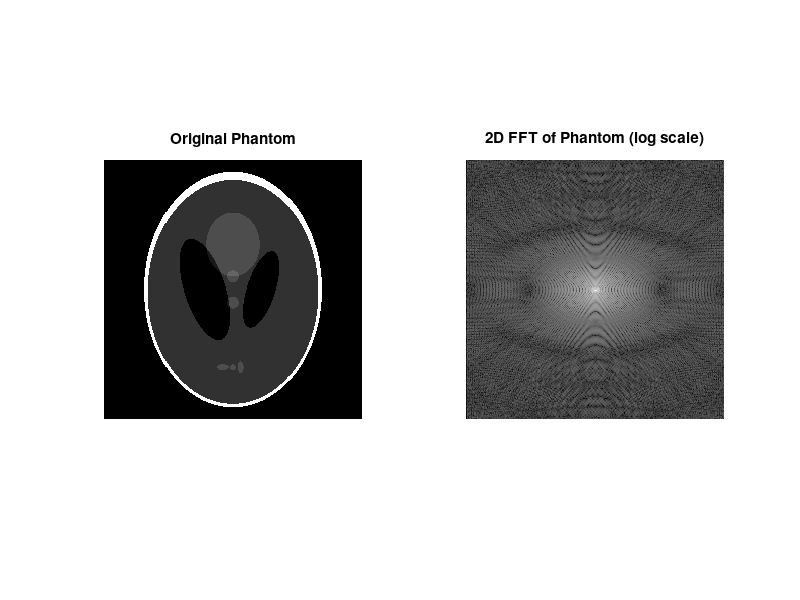
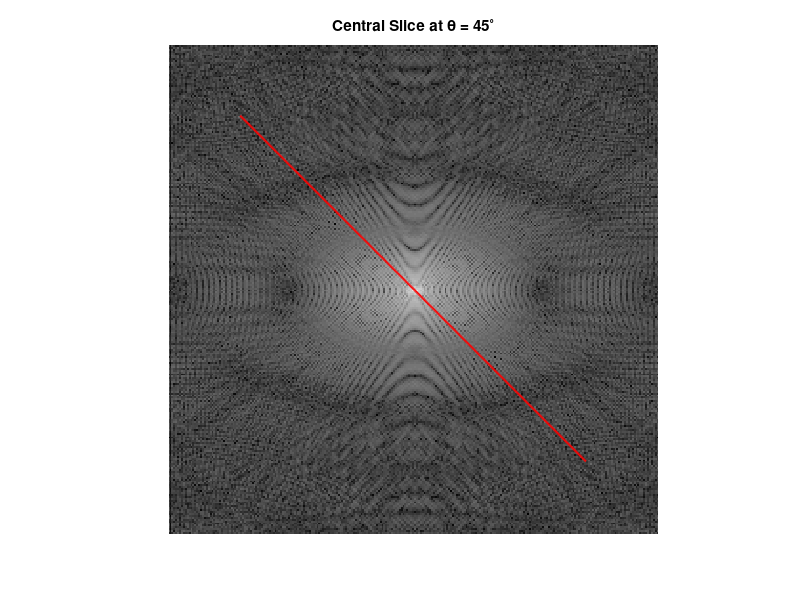
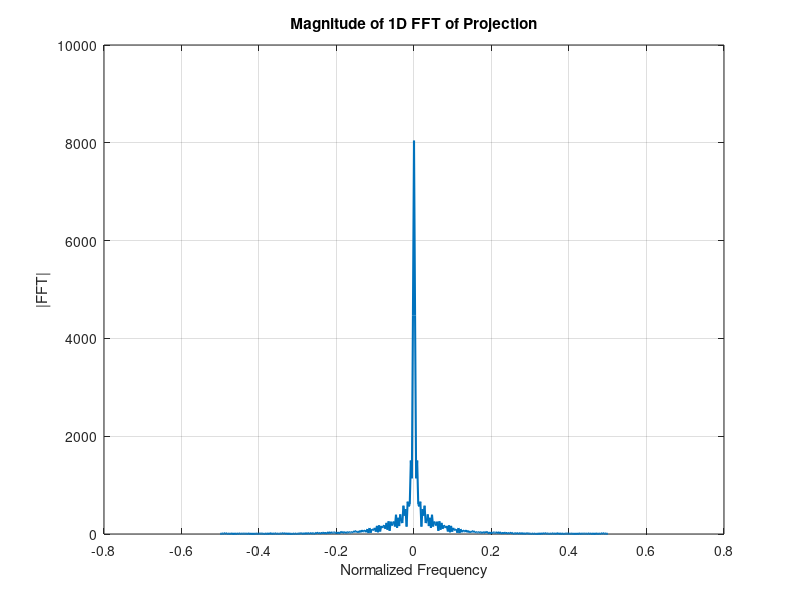
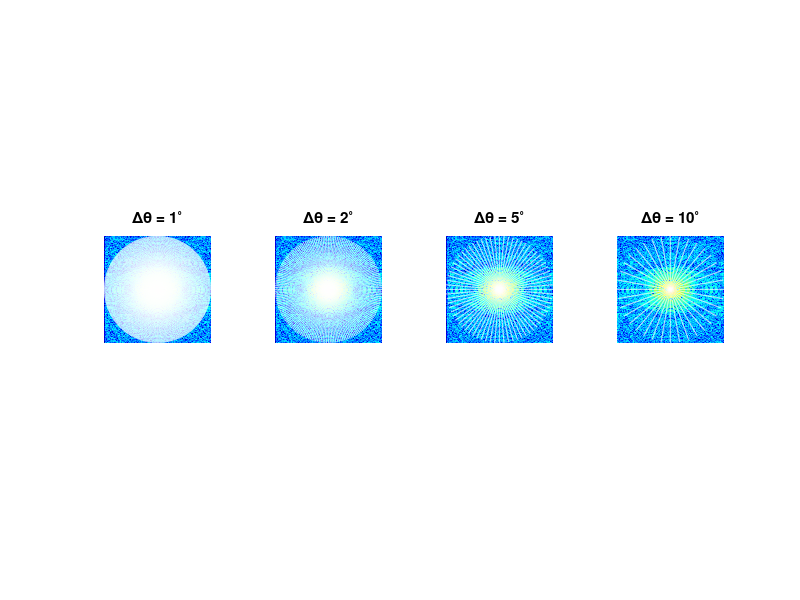

Here is the MATLAB script that generated these plots, in order: (Note: this script raises an error after producing the figures.)
%% part3_analysis.m
% Updated Part 3: Spatial/Frequency Domain Analysis
% ------------------------------------------------
% Demonstrates:
%  1) Central Slice Theorem
%  2) Fourier coverage diagrams for multiple angular sampling sets
%  3) Aliasing artifact progression (optional sections)

clear; clc; close all;

%% 1. Generate a phantom and its 2D Fourier transform
N = 256; % Phantom/image size
phantomImg = phantom(N);

% 2D Fourier transform of the phantom
F2_phantom = fftshift(fft2(phantomImg));

% Frequency axes for visualization
freqAxis = linspace(-0.5, 0.5, N);
[Xf, Yf] = meshgrid(freqAxis, freqAxis);

% Plot original phantom and its 2D Fourier magnitude
figure('Name','Phantom and 2D Fourier Magnitude');
subplot(1,2,1);
imshow(phantomImg, []);
title('Original Phantom');
subplot(1,2,2);
imshow(log(abs(F2_phantom)+1), []);
title('2D FFT of Phantom (log scale)');
drawnow;


%% 2. Central Slice Theorem Demonstration
theta0 = 45; % pick one angle
[sinogramSingle, xp] = radon(phantomImg, theta0);

% The sinogram has just one column if we pass a single angle
projection = sinogramSingle(:,1);
nDet = length(projection);

% 1D FFT of that projection
projFFT = fftshift(fft(projection));
freqProj = linspace(-0.5, 0.5, nDet);

% Plot the radial slice in the 2D FFT domain
figure('Name','Central Slice Theorem');
imshow(log(abs(F2_phantom)+1), []);
title(sprintf('Central Slice at \\theta = %d^{\\circ}', theta0));
hold on;

% Draw a line corresponding to the radial slice
r = linspace(-0.5, 0.5, nDet);  % radial freq axis
xf_line = r * cosd(theta0);
yf_line = r * sind(theta0);

% Convert freq to pixel coords
xf_px = (xf_line + 0.5) * N; 
yf_px = (yf_line + 0.5) * N;
plot(xf_px, yf_px, 'r', 'LineWidth',1.5);

figure('Name','1D FFT of Projection');
plot(freqProj, abs(projFFT), 'LineWidth',1.5);
title('Magnitude of 1D FFT of Projection');
xlabel('Normalized Frequency'); ylabel('|FFT|');
grid on;
drawnow;


%% 3. Fourier Coverage for Different Angular Sampling
% We expand anglesSet to include multiple increments, e.g. 1°, 2°, 5°, 10°.
anglesSet = {
    0:1:179,  ...
    0:2:179,  ...
    0:5:179,  ...
    0:10:179
};

figure('Name','Fourier Coverage for Multiple Theta Samplings');
colormap('jet');

numPlots = length(anglesSet);
for i = 1:numPlots
    angles = anglesSet{i};
    % Generate sinogram for each set of angles
    sino = radon(phantomImg, angles);
    [numDet, numAng] = size(sino);
    
    % Plot log(2D FFT) in the background
    subplot(1, numPlots, i);
    imagesc(log(abs(F2_phantom)+1)); axis image;
    hold on; title(sprintf('\\Delta\\theta = %d^{\\circ}', angles(2)-angles(1)));
    
    % Plot coverage lines for each angle
    for k = 1:numAng
        theta_k = angles(k);
        freq_s  = linspace(-0.5, 0.5, numDet);
        xf = freq_s .* cosd(theta_k);
        yf = freq_s .* sind(theta_k);
        
        % Convert freq coords to pixel coords
        xf_px = (xf + 0.5) * N;
        yf_px = (yf + 0.5) * N;
        plot(xf_px, yf_px, 'w');  % white lines over log-FFT
    end
    
    axis off;
end
sgtitle('Comparison of Fourier Coverage for Different Theta Increments');
drawnow;

%% Aliasing Artifact Progression with Zoomed-In Section
% (1°, 2°, 5°, 10°)

% 1. Define the sets of angles
anglesSet = {
    0:1:179,  ...  % 1-degree steps
    0:2:179,  ...  % 2-degree steps
    0:5:179,  ...  % 5-degree steps
    0:10:179  ...  % 10-degree steps
};

% 2. Generate a Shepp-Logan phantom (if not already done)
N = 256;
phantomImg = phantom(N);

% 3. Prepare figure
figure('Name','Aliasing Artifacts with Zoomed View');
numSets = length(anglesSet);

% Define a central ROI for zooming
roiSize = 50;                    % side length of the zoomed area
centerCoord = N/2;               % approximate center of the image
roiStart = round(centerCoord - roiSize/2) + 1;
roiEnd   = roiStart + roiSize - 1;

for i = 1:numSets
    angles = anglesSet{i};
    samplingStep = angles(2) - angles(1);
    
    % Create the sinogram
    sino = radon(phantomImg, angles);
    
    % Reconstruct using built-in FBP with Ram-Lak filter
    recon = iradon(sino, angles, 'linear','Ram-Lak', 1.0, N);

    % Subplot for full reconstruction
    subplot(2, numSets, i);
    imshow(recon, []);
    title(sprintf('Full View (%d\\circ steps)', samplingStep));

    % Subplot for zoomed region
    subplot(2, numSets, i + numSets);
    zoomedRegion = recon(roiStart:roiEnd, roiStart:roiEnd);
    imshow(zoomedRegion, []);
    title(sprintf('Zoomed (%d\\circ)', samplingStep));
end

sgtitle('Aliasing Artifacts: Angular Undersampling (Full vs. Zoomed Views)');
drawnow;

%% Aliasing Artifact Progression: Each Angular Range in Its Own Figure
% (1°, 2°, 5°, 10°)

% 1. Define the sets of angles
anglesSet = {
    0:1:179,  ...  % 1-degree steps
    0:2:179,  ...  % 2-degree steps
    0:5:179,  ...  % 5-degree steps
    0:10:179  ...  % 10-degree steps
};

% 2. Generate a Shepp-Logan phantom (if not already done)
N = 256;
phantomImg = phantom(N);

% Define a central ROI for zooming
roiSize = 50;                   
centerCoord = N/2;             
roiStart = round(centerCoord - roiSize/2) + 1;
roiEnd   = roiStart + roiSize - 1;

% 3. Loop over each angular set, reconstruct, and open two figures per set
for i = 1:length(anglesSet)
    angles = anglesSet{i};
    samplingStep = angles(2) - angles(1);
    
    % Create the sinogram
    sino = radon(phantomImg, angles);
    
    % Reconstruct using built-in FBP with Ram-Lak filter
    recon = iradon(sino, angles, 'linear','Ram-Lak', 1.0, N);
    
    % Zoomed region
    zoomedRegion = recon(roiStart:roiEnd, roiStart:roiEnd);
    
    %% Show the full reconstruction in its own figure
    figure('Name', sprintf('Full Reconstruction: %d-degree steps', samplingStep));
    imshow(recon, []);
    title(sprintf('Full View (%d\\circ steps)', samplingStep));
    drawnow;
    
    %% Show the zoomed region in a separate figure
    figure('Name', sprintf('Zoomed Reconstruction: %d-degree steps', samplingStep));
    imshow(zoomedRegion, []);
    title(sprintf('Zoomed View (%d\\circ steps)', samplingStep));
    drawnow;
end

